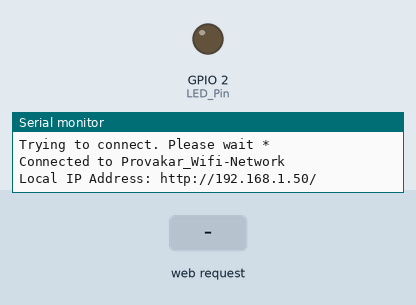
Recording of a sketch running on a simulated ESP8266 (NodeMCU). On the bench: output pins drawn as LEDs (lit = HIGH), the last lines printed to the serial monitor. Inputs (shaded band) come from the test bench. WiFi joins after 1.5 s; servers stay silent unless stated.

Above: at 2.7 s.
2.8 s: HTTP request GET /INPUT=ON received
At 4.0 s:
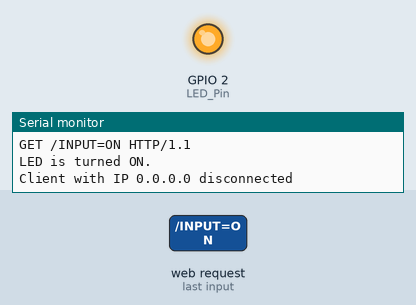
4.3 s: HTTP request GET /INPUT=OFF received
At 5.1 s:
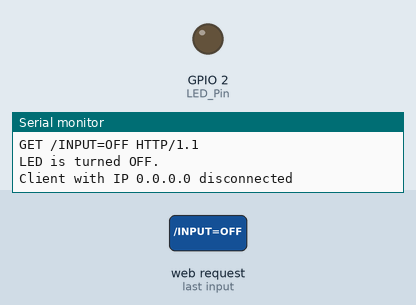
Timing chart, 0 to 7.3 s (numbered marks = the images above; inputs shaded):
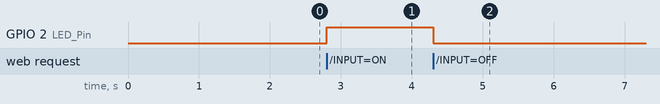

Measured:
- after the input at 2.8 s, GPIO 2 (LED_Pin): LOW → HIGH at once
- after the input at 4.3 s, GPIO 2 (LED_Pin): HIGH → LOW at once

The sketch:

TCP_LED_Control.ino
```cpp
/*
 * Control a LED from Web Browser using NodeMCU
 * In this sketch we will use the builtin LED of Lolin NodeMCU v3
 * The builtin LED of Lolin NodeMCU is attached to D4 with is mapped to GPIO2
 * Another thing to be noted is that the LED is active low
 * In other word if input to pin 2 is '0' then LED will turn 'ON' and if input to pin 2 is '1' then LED will turn OFF
 * NOTE: This is the only LED in Lolin NodeMCU and thus it differ from otherdevkits which have LED in GPIO16
 * We will use Transmission Control Protocol as a channel between server and client (transport) and WiFi as Network
 * Here our NodeMCU will act as a server and we can connect using any device (client) which is connected with the same WiFi network using web browser
 */

#include <ESP8266WiFi.h>

const char * ssid = "Provakar_Wifi-Network"; // service set identifier i.e. name of the WiFi network
const char * password = "linkingparkcool"; // Password for the same network

/* We will use port number 80
 * NOTE: Port range is from 0 to 65535 and port 80 is used for HTTP
 * On a Hypertext Transfer Protocol, port 80 is the port that the server is listening to or it expects to receive data from Web client through this port by default
 * Though we can configure it to listen through other ports too
*/
WiFiServer server(80);

WiFiClient client; // Initialize the client library

int LED_Pin = 2; // Inbuilt LED of NodeMCU is mapped to GPIO2

void setup() {
  Serial.begin(115200); //Sets the data rate in bits per second (baud) for serial data transmission to 115200

  WiFi.begin(ssid, password); // Connect to WiFi

  pinMode(LED_Pin, OUTPUT); // Set the pin mode
  digitalWrite(LED_Pin, LOW); // Sets the digital pin 2 off

  Serial.print("Trying to connect. Please wait ");

  // Attempting to connect to Wifi network, print '*' until connected
  // WiFi.status() is assigned WL_CONNECTED when connected to a WiFi network
  while (WiFi.status() != WL_CONNECTED) {
    delay(1500);
    Serial.print("*");
  }

  // Print the network in which we are connected and the URL for accessing server in Serial Monitor
  Serial.print("\nConnected to ");
  Serial.println(ssid);
  Serial.print("Local IP Address: ");
  Serial.print("http://");
  Serial.print(WiFi.localIP());
  Serial.println("/");
  Serial.println();

  server.begin(); // Start the server and start listening for clients
}

void loop() {
  client = server.available(); // Initialize client, if there is any client available then we will recieve a byte

  // If there is no byte recieve then return
  if (!client) {
    return;
  }

  IPAddress remote = client.remoteIP();
  Serial.println();
  Serial.print("Client connected with IP ");
  Serial.println(remote);
  Serial.println();

  // client.available() returns the number of bytes available for reading
  // Most of the time client will not send any byte. Hence we can have a loop when it's not happening with a certain delay
  while (!client.available()) {
    delay(1);
  }

  // Read a line of the request
  String request = client.readStringUntil('\r');

  // Instance variable to keep a check on state of LED i.e. either it is ON or OFF
  int value = 0;

  // Print the request in Serial Monitor
  Serial.println("Request:");
  Serial.println(request);

  // checking for corresponding request and thereafter turning the LED either ON or OFF
  // Here 'indexOf' locates a character or String within another String and returns index of val matched within the String, or -1 if it is not found
  if (request.indexOf("/INPUT=ON") != -1) {
    digitalWrite(LED_Pin, HIGH); // Sets the digital pin 2 on
    value = 1; // assign 1 to value
    Serial.println("LED is turned ON."); // print 'LED ON...' in Serial Monitor
  } else if (request.indexOf("/INPUT=OFF") != -1) {
    digitalWrite(LED_Pin, LOW); // Sets the digital pin 2 off
    value = 0; // assign 0 to value
    Serial.println("LED is turned OFF."); // print 'LED OFF...' in Serial Monitor
  } else {
    Serial.println("Invalid request"); // print 'Invalid request' if the request doesn't meet any of the above in Serial Monitor
  }

  client.flush(); // flush the buffer

  // Standard http response send by the server to the client
  client.println("HTTP/1.1 200 OK");
  client.println("Content-Type:text/html");
  client.println();
  client.println("<!DOCTYPE HTML>");
  client.println("<html>");
  client.println("<link href=\"https://maxcdn.bootstrapcdn.com/bootstrap/3.3.6/css/bootstrap.min.css\" rel=\"stylesheet\">");
  client.println("<body>");
  client.println("<div class=\"container\">");
  client.println("<h1>Controlling LED using Web Browser</h1>");
  client.println("<a href=\"/INPUT=ON\"\"><button type=\"button\" class=\"btn btn-success\">ON</button></a>");
  client.println("<a href=\"/INPUT=OFF\"\"><button type=\"button\" class=\"btn btn-danger\">OFF</button></a>");
  client.println("<script src=\"https://maxcdn.bootstrapcdn.com/bootstrap/3.3.6/js/bootstrap.min.js\"></script>");
  client.println("<script src=\"https://code.jquery.com/jquery-3.3.0.js\"></script>");
  client.println("<br>");
  client.println("<p>LED Status: </p>");
  if (value == 1) {
    client.println("<p class=\"text-success\">ON</p>");
  } else {
    client.println("<p class=\"text-danger\">OFF</p>");
  }
  client.println("</div>");
  client.println("</body>");
  client.println("</html>");

  Serial.println();
  Serial.print("Client with IP ");
  Serial.print(remote);
  Serial.println(" disconnected");
}
```
